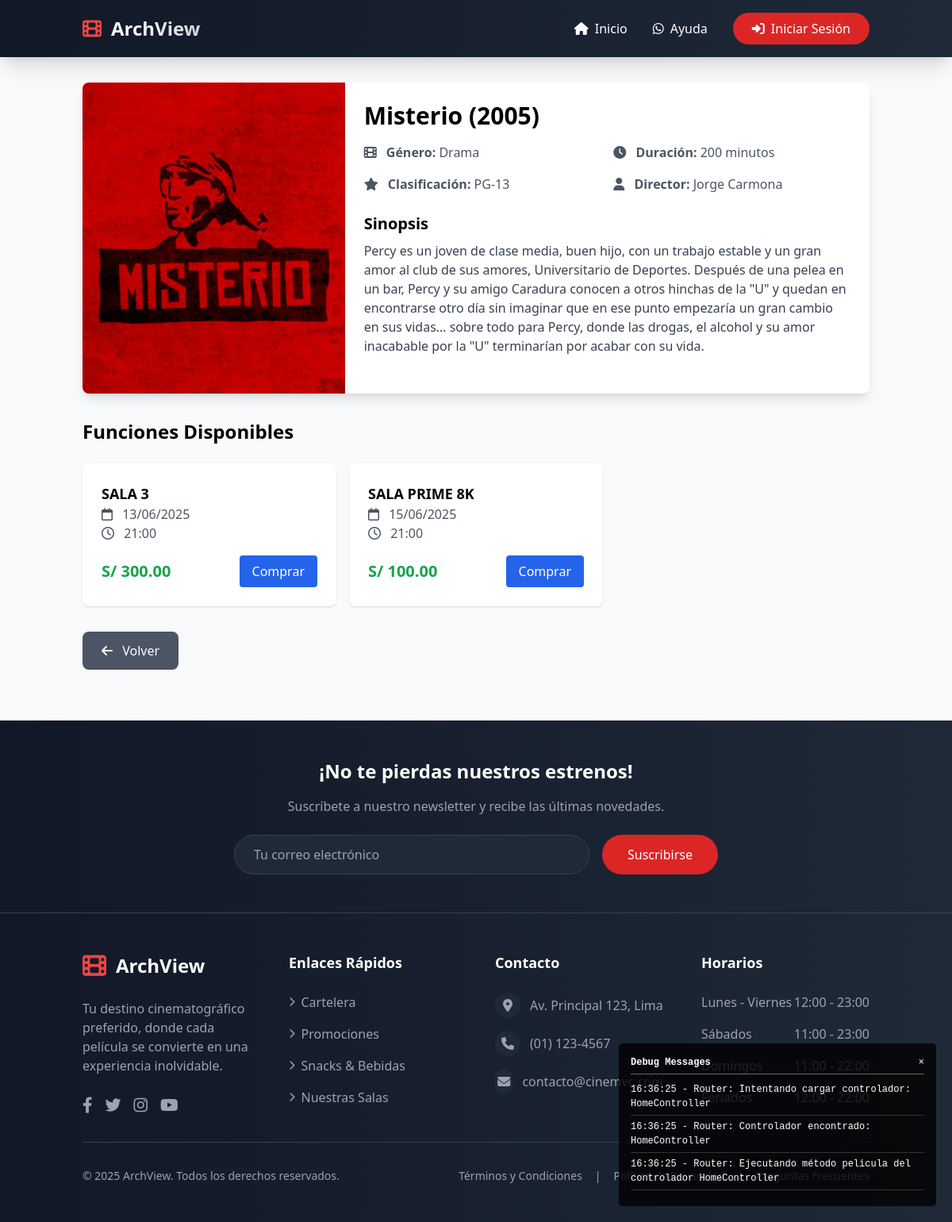
The app's page /home/pelicula/10 with its own data.
### tables this page shows
CREATE TABLE `peliculas` (
  `id` int(11) NOT NULL,
  `titulo` varchar(255) NOT NULL,
  `sinopsis` text DEFAULT NULL,
  `duracion` int(11) NOT NULL,
  `clasificacion` varchar(5) DEFAULT NULL,
  `genero` varchar(50) DEFAULT NULL,
  `director` varchar(100) DEFAULT NULL,
  `imagen` mediumblob DEFAULT NULL,
  `imagen_tipo` varchar(50) DEFAULT NULL,
  `estado` tinyint(1) DEFAULT 1,
  `created_at` timestamp NOT NULL DEFAULT current_timestamp(),
  `updated_at` timestamp NOT NULL DEFAULT current_timestamp() ON UPDATE current_timestamp(),
  `imagen_ruta` varchar(255) DEFAULT NULL
);

CREATE TABLE `funciones` (
  `id` int(11) NOT NULL,
  `pelicula_id` int(11) NOT NULL,
  `sala_id` int(11) NOT NULL,
  `fecha` date NOT NULL,
  `hora` time NOT NULL,
  `precio` decimal(10,2) NOT NULL,
  `estado` tinyint(1) DEFAULT 1,
  `created_at` timestamp NOT NULL DEFAULT current_timestamp()
);

CREATE TABLE `salas` (
  `id` int(11) NOT NULL,
  `nombre` varchar(50) NOT NULL,
  `capacidad` int(11) NOT NULL,
  `estado` tinyint(1) DEFAULT 1
);

### controllers/HomeController.php (called while the page is built, shortened)
<?php
require_once MODELS_PATH . 'Pelicula.php';
require_once MODELS_PATH . 'Funcion.php';
class HomeController extends Controller {
    private $peliculaModel;
    private $funcionModel;
    public function __construct() {
        $this->peliculaModel = new Pelicula();
        $this->funcionModel = new Funcion();
    }
    public function pelicula($id = null) {
        $pelicula = $this->peliculaModel->obtenerPorId($id);
        $funciones = $this->funcionModel->obtenerFuncionesPorPelicula($id);
        $this->cargarVista('cliente/pelicula', [
            'titulo' => $pelicula['titulo'],
            'pelicula' => $pelicula,
            'funciones' => $funciones
        ]);
    }
}

### core/Router.php (called while the page is built, shortened)
<?php
require_once 'Debug.php';
class Router {
    private $metodo = 'index';
    public function __construct() {
        $url = $this->getUrl();
        if (isset($url[0])) {
            $controllerName = str_replace(' ', '', ucwords(str_replace('-', ' ', $url[0])));
            if (file_exists(CONTROLLERS_PATH . $controllerName . 'Controller.php')) {
                unset($url[0]);
            } else {
                Debug::log("Router: Controlador no encontrado: " . $controllerName . "Controller");
            }
        }
        $this->controlador = new $this->controlador;
        if (isset($url[1])) {
            if (method_exists($this->controlador, $url[1])) {
                $this->metodo = $url[1];
                unset($url[1]);
            }
        }
        $this->parametros = $url ? array_values($url) : [];
        call_user_func_array([$this->controlador, $this->metodo], $this->parametros);
    }
    private function getUrl() {
        if (isset($_GET['url'])) {
            $url = rtrim($_GET['url'], '/');
            $url = filter_var($url, FILTER_SANITIZE_URL);
            $url = explode('/', $url);
            return $url;
        }
        return [];
    }
}

### index.php (called while the page is built, shortened)
<?php
require_once 'core/Model.php';
require_once 'core/Router.php';
$router = new Router();

### core/Model.php (called while the page is built, shortened)
<?php
require_once __DIR__ . '/../config/conexion.php';
abstract class Model {
    protected $db;
    protected $tabla;
    public function __construct() {
        $this->db = Conexion::getInstance()->getConexion();
    }
    public function obtenerPorId($id) {
        $sql = "SELECT * FROM {$this->tabla} WHERE id = :id";
        $stmt = $this->db->prepare($sql);
        $stmt->execute(['id' => $id]);
        return $stmt->fetch(PDO::FETCH_ASSOC);
    }
}

### config/conexion.php (called while the page is built, shortened)
<?php
class Conexion {
    private static $instance = null;
    private $conexion;
    private function __construct() {
        try {
            $this->conexion = new PDO(
                "mysql:host=" . DB_HOST . ";dbname=" . DB_NAME,
                DB_USER,
                DB_PASS,
                [
                    PDO::ATTR_ERRMODE => PDO::ERRMODE_EXCEPTION,
                    PDO::ATTR_DEFAULT_FETCH_MODE => PDO::FETCH_ASSOC,
                    PDO::MYSQL_ATTR_INIT_COMMAND => "SET NAMES utf8",
                    PDO::ATTR_EMULATE_PREPARES => false,
                    PDO::MYSQL_ATTR_LOCAL_INFILE => true
                ]
            );
        } catch (PDOException $e) {
            die("Error de conexión: " . $e->getMessage());
        }
    }
    public static function getInstance() {
        if (self::$instance === null) {
            self::$instance = new self();
        }
        return self::$instance;
    }
    public function getConexion() {
        return $this->conexion;
    }
}

### models/Funcion.php (called while the page is built, shortened)
<?php
class Funcion extends Model {
    protected $tabla = 'funciones';
    public function obtenerFuncionesPorPelicula($peliculaId) {
        $sql = "SELECT f.*, s.nombre as sala_nombre, s.capacidad
                FROM {$this->tabla} f
                INNER JOIN salas s ON f.sala_id = s.id
                WHERE f.pelicula_id = :pelicula_id
                AND UNIX_TIMESTAMP(CONCAT(f.fecha, ' ', f.hora)) > UNIX_TIMESTAMP()
                AND f.estado = true
                ORDER BY f.fecha, f.hora";
        $stmt = $this->db->prepare($sql);
        $stmt->execute(['pelicula_id' => $peliculaId]);
        return $stmt->fetchAll(PDO::FETCH_ASSOC);
    }
}

### views/cliente/pelicula.php (the view, shortened to what this page needs)
<div class="container mx-auto px-4 py-8">
    <div class="bg-white rounded-lg shadow-lg overflow-hidden">
        <div class="md:flex">
            <div class="md:w-1/3 w-full max-w-[400px] aspect-w-1 aspect-h-1 relative">
                <?php if (!empty($pelicula['imagen_ruta'])): ?>
                    <?php
                        $rutaImagenUrl = str_replace('peliculas/', 'Peliculas/', $pelicula['imagen_ruta']);
                    ?>
                    <img src="<?= APP_URL . '/' . htmlspecialchars($rutaImagenUrl) ?>"
                         alt="<?= htmlspecialchars($pelicula['titulo']) ?>"
                         class="absolute inset-0 w-full h-full object-cover">
                <?php else: ?>
                    <div class="absolute inset-0 bg-gray-300 flex items-center justify-center">
                        <i class="fas fa-film text-gray-400 text-5xl"></i>
                    </div>
                <?php endif; ?>
            </div>
            <div class="md:w-2/3 p-6">
                <h1 class="text-3xl font-bold mb-4">
                    <?= htmlspecialchars($pelicula['titulo']) ?>
                </h1>
                <div class="grid grid-cols-2 gap-4 mb-6">
                    <div>
                        <p class="text-gray-600">
                            <i class="fas fa-film mr-2"></i>
                            <strong>Género:</strong> <?= htmlspecialchars($pelicula['genero']) ?>
                        </p>
                    </div>
                    <div>
                        <p class="text-gray-600">
                            <i class="fas fa-clock mr-2"></i>
                            <strong>Duración:</strong> <?= $pelicula['duracion'] ?> minutos
                        </p>
                    </div>
                    <div>
                        <p class="text-gray-600">
                            <i class="fas fa-star mr-2"></i>
                            <strong>Clasificación:</strong> <?= htmlspecialchars($pelicula['clasificacion']) ?>
                        </p>
                    </div>
                    <div>
                        <p class="text-gray-600">
                            <i class="fas fa-user mr-2"></i>
                            <strong>Director:</strong> <?= htmlspecialchars($pelicula['director']) ?>
                        </p>
                    </div>
                </div>
                <div class="mb-6">
                    <h2 class="text-xl font-bold mb-2">Sinopsis</h2>
                    <p class="text-gray-700">
                        <?= nl2br(htmlspecialchars($pelicula['sinopsis'])) ?>
                    </p>
                </div>
            </div>
        </div>
    </div>
    <div class="mt-8">
        <h2 class="text-2xl font-bold mb-6">Funciones Disponibles</h2>
        <?php if (empty($funciones)): ?>
            <div class="bg-yellow-100 border border-yellow-400 text-yellow-700 px-4 py-3 rounded">
                <p>No hay funciones disponibles para esta película.</p>
            </div>
        <?php else: ?>
            <div class="grid grid-cols-1 md:grid-cols-2 lg:grid-cols-3 gap-4">
                <?php foreach ($funciones as $funcion): ?>
                    <div class="bg-white rounded-lg shadow p-6">
                        <div class="mb-4">
                            <p class="text-lg font-bold">
                                <?= htmlspecialchars($funcion['sala_nombre']) ?>
                            </p>
                            <p class="text-gray-600">
                                <i class="far fa-calendar mr-2"></i>
                                <?= date('d/m/Y', strtotime($funcion['fecha'])) ?>
                            </p>
                            <p class="text-gray-600">
                                <i class="far fa-clock mr-2"></i>
                                <?= date('H:i', strtotime($funcion['hora'])) ?>
                            </p>
                        </div>
                        <div class="flex justify-between items-center">
                            <span class="text-xl font-bold text-green-600">
                                S/ <?= number_format($funcion['precio'], 2) ?>
                            </span>
                            <?php if (!isset($_SESSION['usuario_rol']) || $_SESSION['usuario_rol'] !== 'admin'): ?>
                                <a href="<?= APP_URL ?>/venta/comprar/<?= $funcion['id'] ?>"
                                   class="bg-blue-600 text-white px-4 py-2 rounded hover:bg-blue-700 transition-colors">
                                    Comprar
                                </a>
                            <?php endif; ?>
                        </div>
                    </div>
                <?php endforeach; ?>
            </div>
        <?php endif; ?>
    </div>
    <div class="mt-8">
        <button onclick="history.back()"
                class="bg-gray-600 text-white px-6 py-3 rounded-lg hover:bg-gray-700 transition-colors">
            <i class="fas fa-arrow-left mr-2"></i>
            Volver
        </button>
    </div>
</div>

### records on screen
peliculas: imagen_ruta (picture), titulo "Misterio (2005)", genero "Drama", duracion "200", clasificacion "PG-13", director "Jorge Carmona", sinopsis "Percy es un joven de clase media, buen hijo, con un trabajo estable y un gran amor al club de sus amores, Universitario de Deportes. Después de una pelea en un bar, Percy y su amigo Caradura conocen a otros hinchas de la \"U\" y quedan en encontrarse otro día sin imaginar que en ese punto empezaría un gran cambio en sus vidas… sobre todo para Percy, donde las drogas, el alcohol y su amor inacabable por la \"U\" terminarían por acabar con su vida."
funciones: sala.nombre "SALA 3", fecha "13/06/2025", hora "21:00", precio "300.00"
funciones: sala.nombre "SALA PRIME 8K", fecha "15/06/2025", hora "21:00", precio "100.00"

### other values on screen
APP_NAME "ArchView"
$message "16:36:25 - Router: Intentando cargar controlador: HomeController"
$message "16:36:25 - Router: Controlador encontrado: HomeController"
$message "16:36:25 - Router: Ejecutando método pelicula del controlador HomeController"
